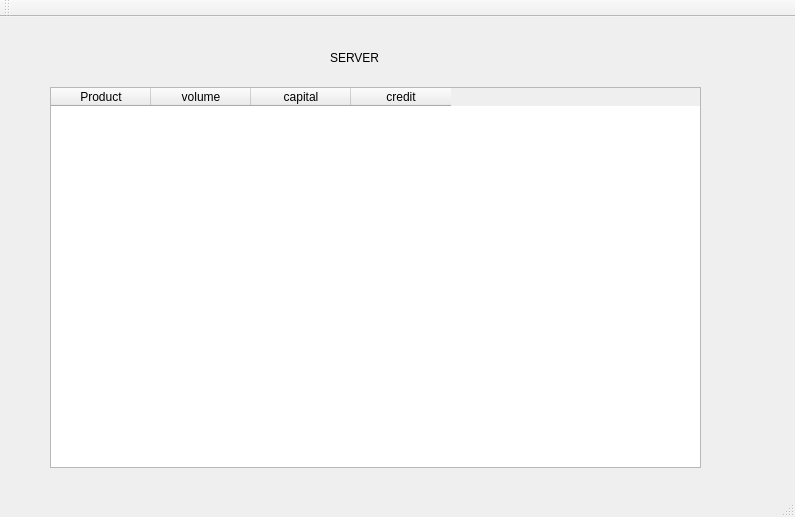
<?xml version="1.0" encoding="UTF-8"?>
<ui version="4.0">
 <class>MainWindow</class>
 <widget class="QMainWindow" name="MainWindow">
  <property name="geometry">
   <rect>
    <x>0</x>
    <y>0</y>
    <width>795</width>
    <height>517</height>
   </rect>
  </property>
  <property name="windowTitle">
   <string>MainWindow</string>
  </property>
  <widget class="QWidget" name="centralWidget">
   <widget class="QTableWidget" name="tableWidget">
    <property name="geometry">
     <rect>
      <x>50</x>
      <y>70</y>
      <width>651</width>
      <height>381</height>
     </rect>
    </property>
    <column>
     <property name="text">
      <string>Product</string>
     </property>
    </column>
    <column>
     <property name="text">
      <string>volume</string>
     </property>
    </column>
    <column>
     <property name="text">
      <string>capital</string>
     </property>
    </column>
    <column>
     <property name="text">
      <string>credit</string>
     </property>
    </column>
   </widget>
   <widget class="QLabel" name="label">
    <property name="geometry">
     <rect>
      <x>330</x>
      <y>20</y>
      <width>81</width>
      <height>41</height>
     </rect>
    </property>
    <property name="styleSheet">
     <string notr="true">font: 75 16pt &quot;Ubuntu&quot;;</string>
    </property>
    <property name="text">
     <string>SERVER</string>
    </property>
   </widget>
  </widget>
  <widget class="QMenuBar" name="menuBar">
   <property name="geometry">
    <rect>
     <x>0</x>
     <y>0</y>
     <width>795</width>
     <height>25</height>
    </rect>
   </property>
  </widget>
  <widget class="QToolBar" name="mainToolBar">
   <attribute name="toolBarArea">
    <enum>TopToolBarArea</enum>
   </attribute>
   <attribute name="toolBarBreak">
    <bool>false</bool>
   </attribute>
  </widget>
  <widget class="QStatusBar" name="statusBar"/>
 </widget>
 <layoutdefault spacing="6" margin="11"/>
 <resources/>
 <connections/>
</ui>
